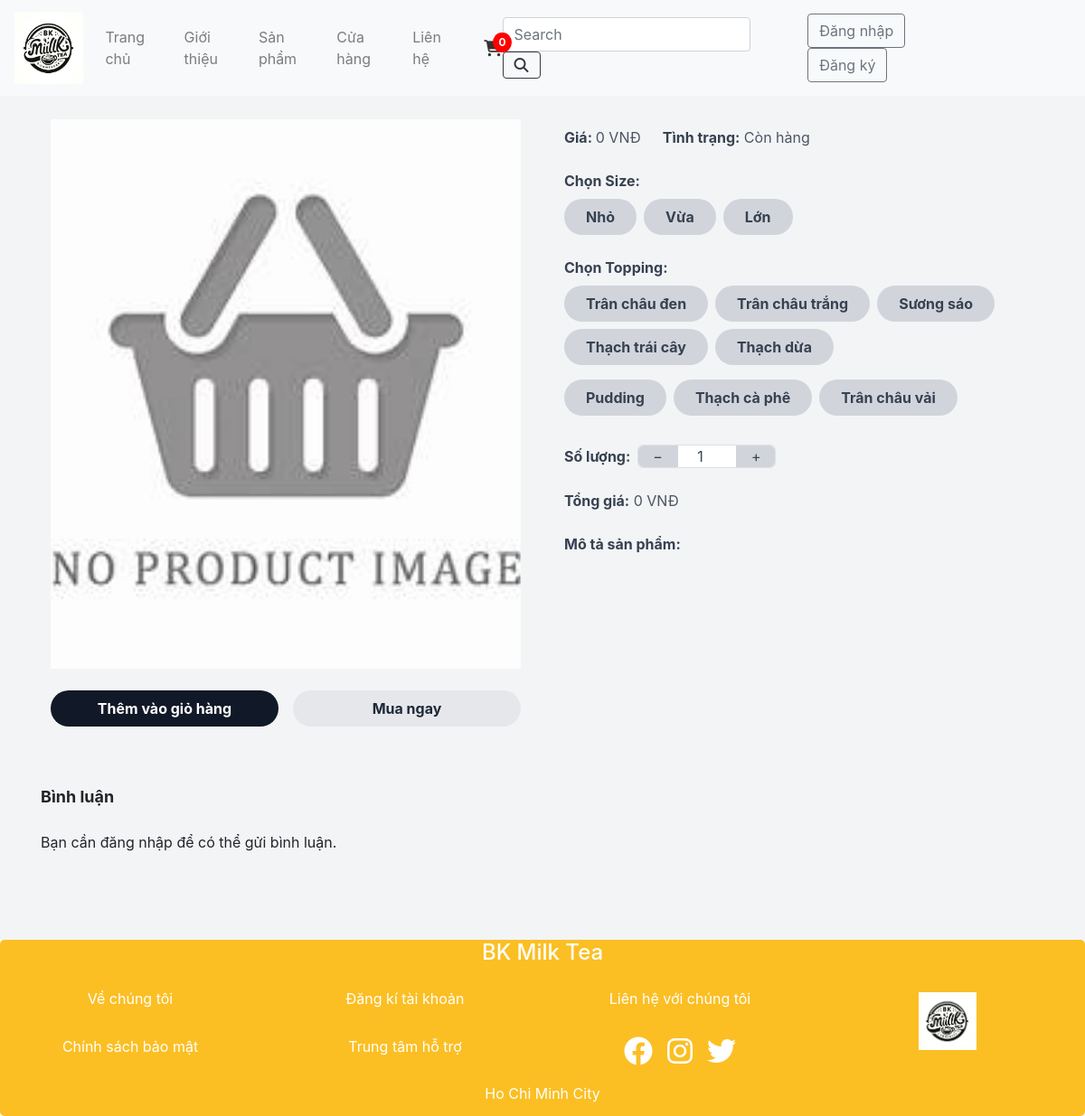
The page /modules/detailProduct/detailProduct.php on the database its author committed.
### tables this page shows
CREATE TABLE Product (
    id INT AUTO_INCREMENT PRIMARY KEY,
    name VARCHAR(100) NOT NULL DEFAULT '',
    price FLOAT NOT NULL CHECK(price >= 0),
    description LONGTEXT DEFAULT '',
    image_url VARCHAR(300),
    quantity_sold INT,
    category_id INT,
    FOREIGN KEY (category_id) REFERENCES Categories(id)
);

### modules/detailProduct/detailProduct.php (the view, shortened to what this page needs)
<?php
require_once '../../includes/config.php';
$isLoggedIn = isset($_SESSION['username']);
$productId = isset($_GET['id']) ? $_GET['id'] : null;
$sql = "SELECT p.id, p.name, p.price, p.description, p.image_url, c.name AS category_name
        FROM Product p
        JOIN Categories c ON p.category_id = c.id
        WHERE p.id = ?";
$stmt = $conn->prepare($sql);
$stmt->bind_param("i", $productId);
$stmt->execute();
$result = $stmt->get_result();
$product = $result->fetch_assoc();
$productImage = $product['image_url'] ?? '../img/default-img.jpg';
$sql = "SELECT id, name, price FROM Product WHERE category_id = (SELECT id FROM Categories WHERE name = 'Topping')";
$result = $conn->query($sql);
$toppings = $result->fetch_all(MYSQLI_ASSOC);
function chunkArray($array, $chunkSize) {
    $chunks = array_chunk($array, $chunkSize);
    return $chunks;
}
$toppingChunks = chunkArray($toppings, 5);
?>
<html lang="en">
    <head>
        <link rel="stylesheet" href="https://cdn.jsdelivr.net/npm/tailwindcss@^2.0/dist/tailwind.min.css">
        <link rel="stylesheet" href="https://stackpath.bootstrapcdn.com/bootstrap/4.3.1/css/bootstrap.min.css"
>
        <link rel="stylesheet" href="detailProduct.css">
        <link rel="stylesheet" href="https://cdnjs.cloudflare.com/ajax/libs/font-awesome/6.4.0/css/all.min.css" />
        <link rel="stylesheet" href="https://unpkg.com/swiper/swiper-bundle.min.css"/>
    </head>
<body>
<?php
   include '../../includes/header.php'
  ?>
  <div class="bg-gray-100 dark:bg-gray-800 py-8">
    <div class="max-w-6xl mx-auto px-4 sm:px-6 lg:px-8 mb-16">
        <div class="flex flex-col md:flex-row -mx-4">
            <div class="md:flex-1 px-4">
            <div class="h-[460px] rounded-lg dark:bg-gray-700 mb-4">
                <?php if (!empty($productImage)): ?>
                    <img class="w-full h-full object-cover" src="<?php echo $productImage; ?>" alt="Product Image">
                <?php else: ?>
                    <img class="w-full h-full object-cover" src="../../templates/img/default-img.jpg" alt="Product Image">
                <?php endif; ?>
            </div>
                <div class="flex -mx-2 mb-4">
                        <div class="w-1/2 px-2">
                            <button class="w-full bg-gray-900 dark:bg-gray-600 text-white py-2 px-4 rounded-full font-bold hover:bg-gray-800 dark:hover:bg-gray-700 addToCart" id = "addToCart">Thêm vào giỏ hàng</button>
                        </div>
                        <div class="w-1/2 px-2">
                            <button class="w-full bg-gray-200 dark:bg-gray-700 text-gray-800 dark:text-white py-2 px-4 rounded-full font-bold hover:bg-gray-300 dark:hover:bg-gray-600 addAndGoToCart" id = "addAndGoToCart">Mua ngay</button>
                        </div>
                    </div>
            </div>
            <div class="md:flex-1 px-4">
                <div class="flex mb-4">
                    <div class="mr-4">
                        <span class="font-bold text-gray-700 dark:text-gray-300">Giá: </span>
                        <span class="text-gray-600 dark:text-gray-300"><?php echo number_format($product['price'], 0, ',', '.'); ?> VNĐ</span>
                    </div>
                    <div>
                        <span class="font-bold text-gray-700 dark:text-gray-300">Tình trạng:</span>
                        <span class="text-gray-600 dark:text-gray-300">Còn hàng</span>
                    </div>
                </div>
                <div class="mb-4">
                    <span class="font-bold text-gray-700 dark:text-gray-300">Chọn Size:</span>
                    <div class="flex items-center mt-2">
                        <button id="sizeSmallBtn" class="bg-gray-300 dark:bg-gray-700 text-gray-700 dark:text-white py-2 px-4 rounded-full font-bold mr-2 hover:bg-gray-400 dark:hover:bg-gray-600" data-size="small">Nhỏ</button>
                        <button id="sizeMediumBtn" class="bg-gray-300 dark:bg-gray-700 text-gray-700 dark:text-white py-2 px-4 rounded-full font-bold mr-2 hover:bg-gray-400 dark:hover:bg-gray-600" data-size="medium">Vừa</button>
                        <button id="sizeLargeBtn" class="bg-gray-300 dark:bg-gray-700 text-gray-700 dark:text-white py-2 px-4 rounded-full font-bold mr-2 hover:bg-gray-400 dark:hover:bg-gray-600" data-size="large">Lớn</button>
                    </div>
                </div>
                <div class="mb-4">
                    <span class="font-bold text-gray-700 dark:text-gray-300">Chọn Topping:</span>
                    <?php foreach ($toppingChunks as $toppingChunk): ?>
                        <div class="flex flex-wrap items-center mt-2">
                            <?php foreach ($toppingChunk as $topping): ?>
                                <button id="topping-<?php echo $topping['id']; ?>" class="topping-button bg-gray-300 dark:bg-gray-700 text-gray-700 dark:text-white py-2 px-4 rounded-full font-bold mr-2 mb-2 hover:bg-gray-400 dark:hover:bg-gray-600" data-price="<?php echo $topping['price']; ?>"><?php echo $topping['name']; ?></button>
                            <?php endforeach; ?>
                        </div>
                    <?php endforeach; ?>
                </div>
                <div class="mb-4 flex items-center">
                    <span class="font-bold text-gray-700 dark:text-gray-300 mr-2">Số lượng:</span>
                    <div class="flex items-center border border-gray-300 dark:border-gray-700 rounded-md">
                        <button id="decrementBtn" class="text-gray-700 dark:text-white bg-gray-300 dark:bg-gray-700 hover:bg-gray-400 dark:hover:bg-gray-600 px-3 border-r border-gray-300 dark:border-gray-700 rounded-l-md focus:outline-none">
                            −
                        </button>
                        <input id="quantityInput" type="number" min="1" value="1" class="w-16 text-center bg-white dark:bg-gray-800 text-gray-700 dark:text-gray-300 focus:outline-none" />
                        <button id="incrementBtn" class="text-gray-700 dark:text-white bg-gray-300 dark:bg-gray-700 hover:bg-gray-400 dark:hover:bg-gray-600 px-3 border-l border-gray-300 dark:border-gray-700 rounded-r-md focus:outline-none">
                            +
                        </button>
                    </div>
                </div>
                <div class="mb-4">
                    <span class="font-bold text-gray-700 dark:text-gray-300">Tổng giá:</span>
                    <span id="totalPrice" class="text-gray-600 dark:text-gray-300"><?php echo number_format($product['price'], 0, ',', '.'); ?> VNĐ</span>
                </div>
                <div>
                    <span class="font-bold text-gray-700 dark:text-gray-300">Mô tả sản phẩm:</span>
                </div>
            </div>
        </div>
    </div>
    <div class="container mx-auto py-8">
    <div class="my-8">
    <h3 class="text-lg font-bold mb-4">Bình luận</h3>
    <?php if ($isLoggedIn): ?>
        <div class="mt-4">
            <h4 class="text-md font-bold mb-2">Gửi bình luận</h4>
            <form id="comment-form" class="flex flex-col">
                <textarea id="comment-content" class="w-full border border-gray-300 rounded-md py-2 px-3 mb-2" placeholder="Nhập bình luận của bạn..." rows="3"></textarea>
                <button type="submit" class="bg-blue-500 text-white py-2 px-4 rounded-md self-start hover:bg-blue-600">Gửi</button>
            </form>
        </div>
    <?php else: ?>
        <p>Bạn cần đăng nhập để có thể gửi bình luận.</p>
    <?php endif; ?>
</div>
    </div>
</div>
  <footer class="grid grid-cols-4 grid-rows-4 gap-4 text-center text-white bg-yellow-400 rounded-lg ">
    <div class="col-start-1 col-span-4 ">
        <h4>BK Milk Tea</h4>
    </div>
    <div class="hover:underline dark:text-yellow-400">
        <a href="#" class="text-white">Về chúng tôi</a>
    </div>
    <div class="hover:underline dark:text-yellow-400">
        <a href="#" class="text-white">Đăng kí tài khoản</a>
    </div>
    <div class="hover:underline dark:text-yellow-400">
        <a href="#" class="text-white">Liên hệ với chúng tôi</a>
        </div>
    <div class="row-span-2">
        <a class="navbar-brand" href="../HomePage/homePage.html">
            <img src="/user/templates/img/logo.png" alt="" class="navigation__logo h-16">
        </a>
    </div>
    <div class="hover:underline dark:text-yellow-400">
        <a href="#" class="text-white">Chính sách bảo mật</a>
    </div>
    <div class="hover:underline dark:text-yellow-400">
        <a href="#" class="text-white">Trung tâm hỗ trợ</a>
    </div>
    <div class="flex justify-center items-center">
        <a href="#" class="text-white mx-2"><i class="fa-brands fa-facebook fa-2xl"></i></a>
        <a href="#" class="text-white mx-2"><i class="fa-brands fa-instagram fa-2xl"></i></a>
        <a href="#" class="text-white mx-2"><i class="fa-brands fa-twitter fa-2xl"></i></a>
      </div>
    <div class="col-span-4">Ho Chi Minh City</div>
</footer>
</body>
</html>

### includes/header.php (shortened to what this page needs)
<nav class="navbar navbar-expand-lg navbar-light fixed-top bg-light">
    <a class="navbar-brand" href="homePage.php">
        <img src="../../templates/img/logo.png" alt="" class="navigation__logo h-20">
    </a>
    <div class="collapse navbar-collapse" id="navbarNav">
        <ul class="navbar-nav mr-auto">
            <li class="nav-item">
                <a class="nav-link" href="../homePage/homePage.php">Trang chủ</a>
            </li>
            <li class="nav-item">
                <a class="nav-link" href="#">Giới thiệu</a>
            </li>
            <li class="nav-item">
                <a class="nav-link" href="listProduct.php">Sản phẩm</a>
            </li>
            <li class="nav-item">
                <a class="nav-link" href="#">Cửa hàng</a>
            </li>
            <li class="nav-item">
                <a class="nav-link" href="#">Liên hệ</a>
            </li>
            <li class="nav-item">
                <div class="cart-container">
                    <a href="../cartDetails/cart.php" class="cart-link">
                        <i class="fa fa-shopping-cart"></i>
                        <span class="cart-count">0</span>
                    </a>
                </div>
            </li>
        </ul>
        <form class="form-inline my-2 my-lg-0">
            <input class="form-control mr-sm-2" type="search" placeholder="Search" aria-label="Search">
            <button class="btn btn-outline-dark my-2 my-sm-0" type="submit"><i class="fa fa-search" aria-hidden="true"></i></button>
        </form>
        <?php if ($isLoggedIn) : ?>
            <div class="relative inline-block">
                <button onclick="toggleMenu()" class="flex items-center focus:outline-none text-gray-700 hover:text-gray-900 font-semibold rounded-lg px-4 py-2">
                    <span><?php echo $username; ?></span>
                    <svg class="ml-2 w-4 h-4" fill="none" stroke="currentColor" viewBox="0 0 24 24" xmlns="http://www.w3.org/2000/svg">
                        <path stroke-linecap="round" stroke-linejoin="round" stroke-width="2" d="M19 9l-7 7-7-7"></path>
                    </svg>
                </button>
                <div id="menu" class="absolute right-0 mt-2 w-48 bg-white rounded-md shadow-lg z-20 hidden">
                    <a href="../personalInfo/personalInfo.php" class="block px-4 py-2 text-gray-700 hover:bg-gray-100">Thông tin tài khoản</a>
                    <a href="../modules/cartDetails/cart.php" class="block px-4 py-2 text-gray-700 hover:bg-gray-100">Đơn mua</a>
                    <a href="../Login/logout.php" class="block px-4 py-2 text-gray-700 hover:bg-gray-100">Đăng xuất</a>
                </div>
            </div>
        <?php else : ?>
            <div class="navigation__login" style="margin-left: 30px; margin-right: 100px;">
                <a class="btn btn-outline-secondary" href="../Login/Login.php" role="button">Đăng nhập</a>
                <a class="btn btn-outline-secondary" href="../Login/Register.php" role="button">Đăng ký</a>
            </div>
        <?php endif; ?>
    </div>
</nav>

### modules/detailProduct/detailProduct.css (style rules this page uses)
* { margin: 0; padding: 0; }
body { margin: auto; margin-top: 100px; }
.cart-container { margin-left: 20px; position: relative; }
.cart-link { color: #333; text-decoration: none; font-size: 18px; position: relative; }
.cart-count { background-color: red; color: white; font-size: 12px; font-weight: bold; padding: 2px 6px; border-radius: 50%; position: absolute; top: -8px; right: -10px; }
.navbar-nav { display: flex; align-items: center; }
.cart-container { display: flex; align-items: center; }
.topping-button { @apply bg-gray-300 dark:bg-gray-700 text-gray-700 dark:text-white py-2 px-4 rounded-full font-bold mr-2 mb-2 hover:bg-gray-400 dark:hover:bg-gray-600; }

### rows shown on the page
product: name "Trân châu đen"
product: name "Trân châu trắng"
product: name "Sương sáo"
product: name "Thạch trái cây"
product: name "Thạch dừa"
product: name "Pudding"
product: name "Thạch cà phê"
product: name "Trân châu vải"

### other values the page prints
$product['price'] "0"
